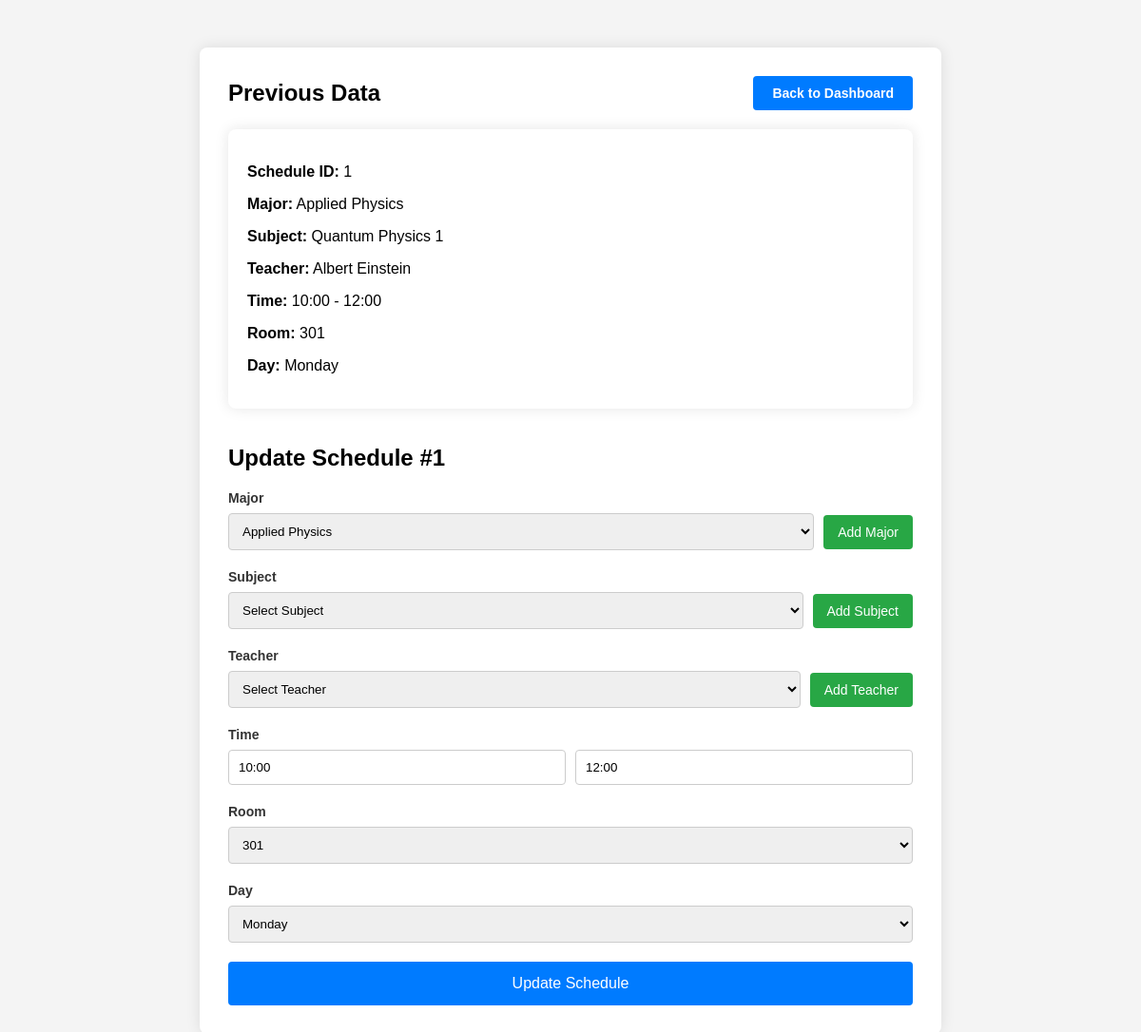
The app's page /update/1/ with its own data.
### schedule/models.py (models this page shows)
class Schedule(models.Model):
    ROOM_CHOICES = [
    ('G01', 'G01'), ('G02', 'G02'), ('G03', 'G03'), ('G04', 'G04'), ('G05', 'G05'),
    ('G06', 'G06'), ('G07', 'G07'), ('G08', 'G08'), ('G09', 'G09'), ('G10', 'G10'),
    ('101', '101'), ('102', '102'), ('103', '103'), ('104', '104'), ('105', '105'),
    ('106', '106'), ('107', '107'), ('108', '108'), ('109', '109'), ('110', '110'),
    ('201', '201'), ('202', '202'), ('203', '203'), ('204', '204'), ('205', '205'),
    ('206', '206'), ('207', '207'), ('208', '208'), ('209', '209'), ('210', '210'),
    ('301', '301'), ('302', '302'), ('303', '303'), ('304', '304'), ('305', '305'),
    ('306', '306'), ('307', '307'), ('308', '308'), ('309', '309'), ('310', '310'),
    ]
    DAY_CHOICES = [
        ('Monday', 'Monday'),
        ('Tuesday', 'Tuesday'),
        ('Wednesday', 'Wednesday'),
        ('Thursday', 'Thursday'),
        ('Friday', 'Friday'),
    ]
    major = models.ForeignKey(Major, on_delete=models.CASCADE, default=1)
    subject = models.ForeignKey(Subject, on_delete=models.CASCADE, default=1)
    teacher = models.ForeignKey(Teacher, on_delete=models.CASCADE, default=1)
    room = models.CharField(max_length=10, choices=ROOM_CHOICES)
    time_begins = models.CharField(max_length=5)
    time_ends = models.CharField(max_length=5)
    day = models.CharField(max_length=10, choices=DAY_CHOICES)

class Major(models.Model):
    name = models.CharField(max_length=255)
    def __str__(self):
        return self.name

class Subject(models.Model):
    major = models.ForeignKey(Major, on_delete=models.CASCADE, default=1)
    name = models.CharField(max_length=255)
    def __str__(self):
        return self.name

class Teacher(models.Model):
    major = models.ForeignKey(Major, on_delete=models.CASCADE, default=1)
    name = models.CharField(max_length=255)
    def __str__(self):
        return self.name

### schedule/views.py (the view)
def update(request, id):
    schedule = get_object_or_404(Schedule, pk=id)
    if request.method == 'POST':
        form = ScheduleForm(request.POST, instance=schedule)
        if form.is_valid():
            form.save()
            return redirect('/')
    form = ScheduleForm(instance=schedule)
    major_form = MajorForm()
    subject_form = SubjectForm()
    teacher_form = TeacherForm()
    return render(
        request=request,
        template_name='update-schedule.html',
        context={
            'schedule': schedule,
            'form': form,
            'major_form': major_form,
            'subject_form': subject_form,
            'teacher_form': teacher_form,
        }
    )

### schedule/forms.py
class MajorForm(forms.ModelForm):
    name = forms.CharField(
        required=True,
        widget=forms.TextInput(attrs={'placeholder': 'Enter major name'})
    )
    class Meta:
        model = Major
        fields = ['name']

### schedule/templates/update-schedule.html (shortened to what this page needs)
{% load static %}
<!DOCTYPE html>
<html lang="en">
<head>
    <link rel="stylesheet" href="{% static 'css/add-schedule.css' %}">
</head>
<body>
    <div class="container">
        <div class="header-section">
            <h1>Previous Data</h1>
            <a href="/" class="dashboard-button">Back to Dashboard</a>
        </div>
        <div class="schedule-card">
            <p><strong>Schedule ID:</strong> {{ schedule.id }}</p>
            <p><strong>Major:</strong> {{ schedule.major }}</p>
            <p><strong>Subject:</strong> {{ schedule.subject }}</p>
            <p><strong>Teacher:</strong> {{ schedule.teacher }}</p>
            <p><strong>Time:</strong> {{ schedule.time_begins }} - {{ schedule.time_ends }}</p>
            <p><strong>Room:</strong> {{ schedule.room }}</p>
            <p><strong>Day:</strong> {{ schedule.day }}</p>
        </div>
        <br>
        <div class="header-section">
            <h1>Update Schedule #{{schedule.id}}</h1>
        </div>
        <form method="POST">
            <div class="form-group">
                <label for="{{ form.major.id_for_label }}">Major</label>
                <div class="dropdown-group">
                    {{ form.major }}
                    <button type="button" class="add-button" onclick="showPopupMajor()">Add Major</button>
                </div>
            </div>
            <div class="form-group">
                <label for="{{ form.subject.id_for_label }}">Subject</label>
                <div class="dropdown-group">
                    <select id="id_subject" class="dropdown" name="subject">
                        <option value="">Select Subject</option>
                    </select>
                    <button type="button" class="add-button" onclick="showPopupSubject()">Add Subject</button>
                </div>
            </div>
            <div class="form-group">
                <label for="{{ form.teacher.id_for_label }}">Teacher</label>
                <div class="dropdown-group">
                    <select id="id_teacher" class="dropdown" name="teacher">
                        <option value="">Select Teacher</option>
                    </select>
                    <button type="button" class="add-button" onclick="showPopupTeacher()">Add Teacher</button>
                </div>
            </div>
            <div class="form-group">
                <label for="{{form.time_begins.id_for_label}}">Time</label>
                <div class="time-inputs">
                    {{ form.time_begins }}
                    {{ form.time_ends }}
                </div>
            </div>
            <div class="form-group">
                <label for="{{ form.room.id_for_label }}">Room</label>
                {{ form.room }}
            </div>
            <div class="form-group">
                <label for="{{ form.day.id_for_label }}">Day</label>
                {{ form.day }}
            </div>
            <button type="submit" class="submit-button">Update Schedule</button>
        </form>
    </div>
</body>
</html>

### schedule/static/css/add-schedule.css (style rules this page uses)
body { font-family: Arial, sans-serif; background-color: #f4f4f4; margin: 0; padding: 0; }
.container { width: 60%; margin: 50px auto; background-color: #fff; padding: 30px; border-radius: 8px; box-shadow: 0 0 15px rgba(0, 0, 0, 0.1); }
.header-section { display: flex; justify-content: space-between; align-items: center; margin-bottom: 20px; }
.header-section h1 { margin: 0; font-size: 24px; }
.header-section .dashboard-button { background-color: #007bff; padding: 10px 20px; border-radius: 4px; text-decoration: none; color: #fff; font-size: 14px; font-weight: bold; border: none; cursor: pointer; }
.form-group { margin-bottom: 20px; }
.form-group label { display: block; margin-bottom: 8px; font-weight: bold; font-size: 14px; color: #333; }
.form-group input[type="text"], .form-group select { width: 100%; padding: 10px; border: 1px solid #ccc; border-radius: 4px; box-sizing: border-box }
.dropdown-group { display: flex; align-items: center; }
.dropdown-group select { flex: 1; }
.add-button { margin-left: 10px; padding: 10px 15px; background-color: #28a745; color: #fff; border: none; border-radius: 4px; cursor: pointer; font-size: 14px; }
.time-inputs { display: flex; gap: 10px; }
.submit-button { width: 100%; padding: 14px; background-color: #007bff; color: #fff; border: none; border-radius: 4px; cursor: pointer; font-size: 16px; }
.schedule-card { background-color: #fff; border-radius: 8px; box-shadow: 0 0 15px rgba(0, 0, 0, 0.1); padding: 20px; margin-bottom: 20px; }

### records on screen
Schedule: id "1", major "Applied Physics", subject "Quantum Physics 1", teacher "Albert Einstein", time_begins "10:00", time_ends "12:00", room "301", day "Monday"
